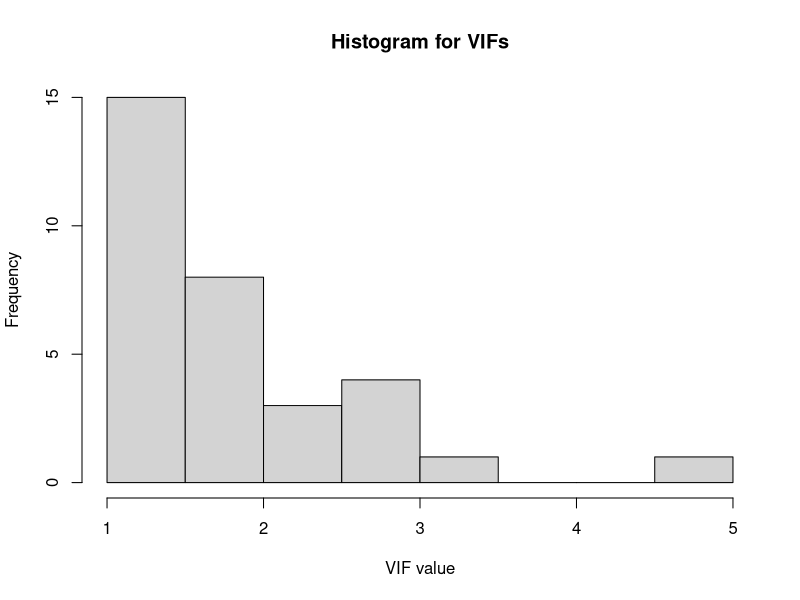

Source code (R):
## ---- chunk 1
library(knitr)
## ---- chunk 2

predictors<-data.frame(attribute=character(),values=character())
predictors<-rbind(predictors,data.frame(attribute="Good For Groups",values="true or false"))
predictors<-rbind(predictors,data.frame(attribute="Outdoor Seating",values="true or false"))
predictors<-rbind(predictors,data.frame(attribute="Price Range",values="1,2,3 or 4"))
predictors<-rbind(predictors,data.frame(attribute="Good for Kids",values="true or false"))
predictors<-rbind(predictors,data.frame(attribute="Alcohol",values="full_bar,none or beer_and_wine"))
predictors<-rbind(predictors,data.frame(attribute="Noise Level",values="average,loud,quiet or very_loud"))
predictors<-rbind(predictors,data.frame(attribute="Has TV",values="true or false"))
predictors<-rbind(predictors,data.frame(attribute="Attire",values="casual,dressy or formal"))
predictors<-rbind(predictors,data.frame(attribute="Delivery",values="true or false"))
predictors<-rbind(predictors,data.frame(attribute="Takes Reservations",values="true or false"))
predictors<-rbind(predictors,data.frame(attribute="Waiter Service",values="true or false"))
predictors<-rbind(predictors,data.frame(attribute="Wi-Fi",values="no,free or paid"))
predictors<-rbind(predictors,data.frame(attribute="Caters",values="true or false"))
predictors<-rbind(predictors,data.frame(attribute="Ambience Romantic",values="true or false"))
predictors<-rbind(predictors,data.frame(attribute="Ambience Intimate",values="true or false"))
predictors<-rbind(predictors,data.frame(attribute="Ambience Classy",values="true or false"))
predictors<-rbind(predictors,data.frame(attribute="Ambience Hipster",values="true or false"))
predictors<-rbind(predictors,data.frame(attribute="Ambience Divey",values="true or false"))
predictors<-rbind(predictors,data.frame(attribute="Ambience Touristy",values="true or false"))
predictors<-rbind(predictors,data.frame(attribute="Ambience Trendy",values="true or false"))
predictors<-rbind(predictors,data.frame(attribute="Ambience Upscale",values="true or false"))
predictors<-rbind(predictors,data.frame(attribute="Ambience Casual",values="true or false"))
predictors<-rbind(predictors,data.frame(attribute="Good for latenight",values="true or false"))
predictors<-rbind(predictors,data.frame(attribute="Good for lunch",values="true or false"))
predictors<-rbind(predictors,data.frame(attribute="Good for dinner",values="true or false"))
predictors<-rbind(predictors,data.frame(attribute="Good for breakfast",values="true or false"))
predictors<-rbind(predictors,data.frame(attribute="Good for brunch",values="true or false"))
predictors<-rbind(predictors,data.frame(attribute="Parking garage",values="true or false"))
predictors<-rbind(predictors,data.frame(attribute="Parking street",values="true or false"))
predictors<-rbind(predictors,data.frame(attribute="Parking validated",values="true or false"))
predictors<-rbind(predictors,data.frame(attribute="Parking lot",values="true or false"))
predictors<-rbind(predictors,data.frame(attribute="Parking valet",values="true or false"))

kable(predictors,caption="Attributes considered")

## ---- chunk 3

v<-numeric(0)
v<-append(v,1.124976)
v<-append(v,1.271632)
v<-append(v,3.232459)
v<-append(v,2.157787)
v<-append(v,2.805974)
v<-append(v,1.337365)
v<-append(v,1.335678)
v<-append(v,2.416943)

v<-append(v,1.154441)
v<-append(v,1.807307)
v<-append(v,1.932412)
v<-append(v,1.208413)
v<-append(v,1.349727)
v<-append(v,1.441641)
v<-append(v,1.197176)
v<-append(v,2.081782)

v<-append(v,1.546393)
v<-append(v,1.470151)
v<-append(v,1.243490)
v<-append(v,2.600213)
v<-append(v,1.673906)
v<-append(v,4.528098)
v<-append(v,1.224083)
v<-append(v,1.636138)

v<-append(v,1.619866)
v<-append(v,1.445828)
v<-append(v,1.193618)
v<-append(v,2.510972)
v<-append(v,1.805026)
v<-append(v,1.061727)
v<-append(v,2.876013)
v<-append(v,1.692608)

hist(v,main="Histogram for VIFs",xlab="VIF value")
## ---- chunk 4
topPositiveFrame<-data.frame(Attribute=character(),Coefficient=numeric())
topPositiveFrame<-rbind(topPositiveFrame,data.frame(Attribute="Attrire formal vs casual",Coefficient=0.4330516))
topPositiveFrame<-rbind(topPositiveFrame,data.frame(Attribute="Ambience Hipster True",Coefficient=0.2455279))
topPositiveFrame<-rbind(topPositiveFrame,data.frame(Attribute="Ambience Classy True",Coefficient=0.2256067))
topPositiveFrame<-rbind(topPositiveFrame,data.frame(Attribute="Ambience Intimate True",Coefficient=0.2146979))
topPositiveFrame<-rbind(topPositiveFrame,data.frame(Attribute="Ambience Romantic True",Coefficient=0.2093387))

kable(topPositiveFrame,caption="Top positive effect of attributes on rating")
## ---- chunk 5
topNegativeFrame<-data.frame(Attribute=character(),Coefficient=numeric())
topNegativeFrame<-rbind(topNegativeFrame,data.frame(Attribute="WiFi Paid vs Free",Coefficient=-0.4422584))
topNegativeFrame<-rbind(topNegativeFrame,data.frame(Attribute="Noise Level Very Loud vs average",Coefficient=-0.4335201))
topNegativeFrame<-rbind(topNegativeFrame,data.frame(Attribute="Ambience Touristy True",Coefficient=-0.2259980))
topNegativeFrame<-rbind(topNegativeFrame,data.frame(Attribute="Alcohol Full Bar vs  Beer and Wine",Coefficient=-0.1859295))
topNegativeFrame<-rbind(topNegativeFrame,data.frame(Attribute="Noise Level Loud vs average",Coefficient=-0.1485293))

kable(topNegativeFrame,caption="Top negative effect of attributes on rating")
